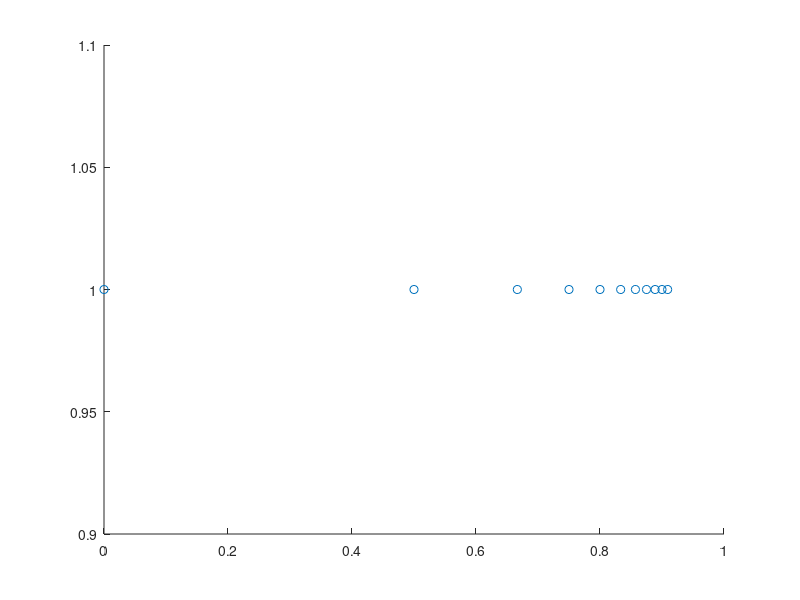
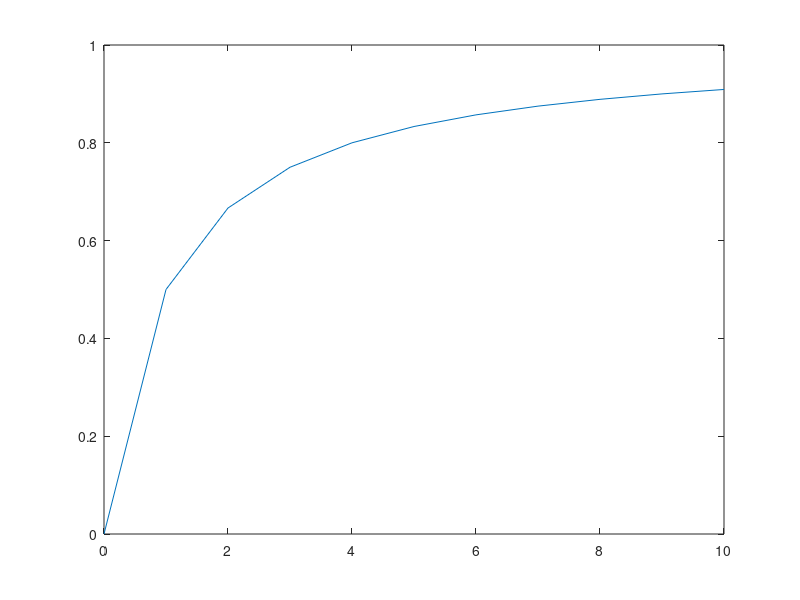

The MATLAB script that drew these images, in order:
clear all; close all; clc;

h = 1

range =10;
x = 0:range;

f = @(x)h*x./(1+x)

figure
scatter(f(x),ones(size(x)));

figure
plot(x,f(x));